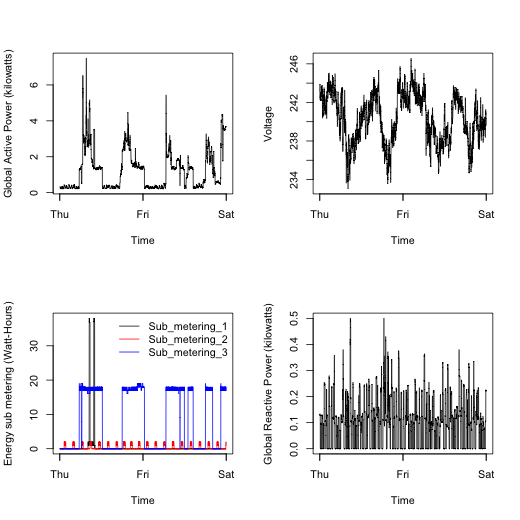

Generate this figure with R:
source("load_data.R")

png(filename="plot4.png", width=480, height=480)
attach(hpcons)

par(mfrow=c(2,2), cex=.7)
source("plot_global_active_power.R")
source("plot_voltage.R")
source("plot_submetering.R")
source("plot_global_reactive_power.R")
par(mfrow=c(1,1))
dev.off()
